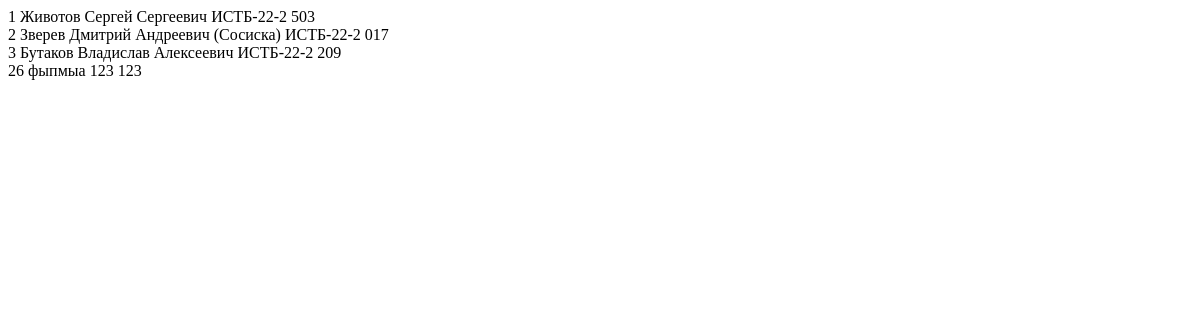
The app's page /, older data.
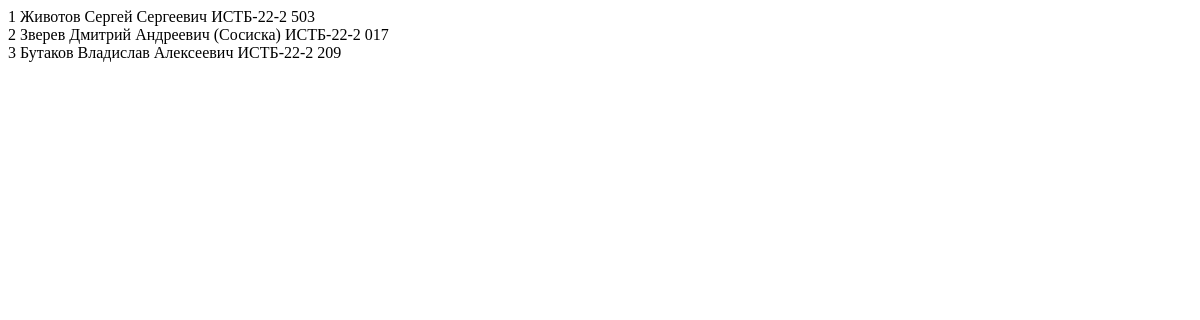
The same page, newer data.
### studentDormitory/models.py (models this page shows, shortened)
class Student(models.Model):
	name = models.TextField("ФИО")
	group = models.TextField("Группа", default="ИСТБ-22-2")
	room = models.ForeignKey("Room", on_delete=models.CASCADE, null=True)
	picture = models.ImageField("Изображение", null=True, upload_to="students")
	user = models.ForeignKey('auth.User', verbose_name="Пользователь", on_delete=models.CASCADE, null=True)
	class Meta:
		verbose_name = "Студент"
		verbose_name_plural = "Студенты"

class Room(models.Model):
	number = models.TextField("Номер комнаты")
	user = models.ForeignKey('auth.User', verbose_name="Пользователь", on_delete=models.CASCADE, null=True)
	class Meta:
			verbose_name = "Комната"
			verbose_name_plural = "Комнаты"
	def __str__(self) -> str:
		return self.number

### studentDormitory/views.py (the view)
# urls.py: path('', views.ShowStudentsDormitoryView.as_view()),
class ShowStudentsDormitoryView(TemplateView):
	template_name = "studentsDormitory/show_dormitory.html"
	def get_context_data(self, **kwargs: Any) -> dict[str, Any]:
		context = super().get_context_data(**kwargs)
		context['students'] = Student.objects.all()
		return context

### templates/studentsDormitory/show_dormitory.html (shortened to what this page needs)
<!DOCTYPE html>
<html lang="en">
<head>
</head>
<body>
	{% for s in students %}
	{{ s.id }} {{s.name}} {{s.group}} {{s.room}}</br>
	{% endfor %}
</body>
</html>

Row changes from the older to the newer data that the page shows:
removed Student: id "26", name "фыпмыа", group "123", room "123"
